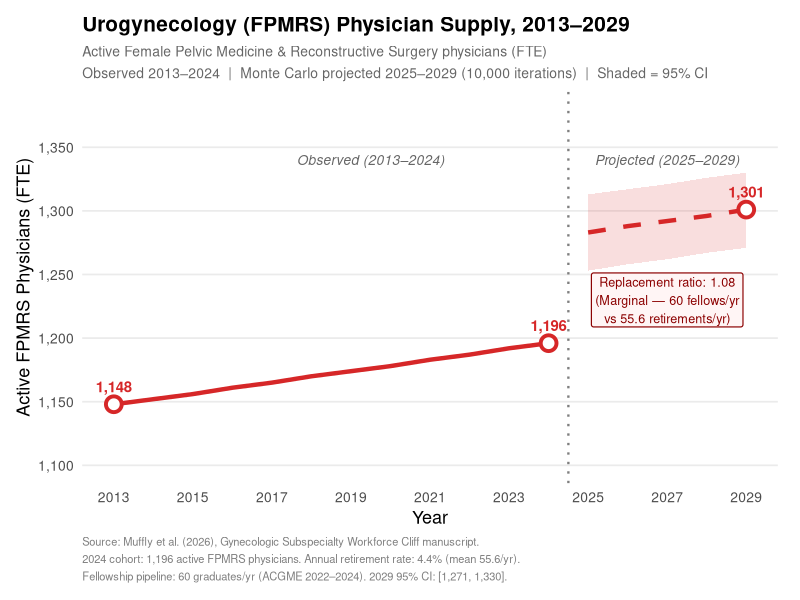

Write the R code that produced this figure.
library(ggplot2)
library(dplyr)
library(scales)

# ── Real data from Muffly et al. 2026 (Surgical Workforce Cliff manuscript) ──
# FPMRS: 2024 active = 1,196; 2025 baseline = 1,283; 2029 projected = 1,301
#         annual retirement rate 4.4% (55.6/yr); 60 fellows/yr; ratio = 1.08
#         95% CI at 2029: [1,271, 1,330]; SD = 15.2

# Historical: reconstruct 2013–2024 from 2024 anchor + net +4.4/yr
hist_df <- tibble(
  year   = 2013:2024,
  supply = round(1196 - (2024 - (2013:2024)) * 4.4),
  lower  = NA_real_,
  upper  = NA_real_,
  phase  = "Observed"
)

# Projected: 2025–2029 linear interpolation with CI
proj_df <- tibble(
  year   = 2025:2029,
  supply = round(1283 + (1301 - 1283) * (0:4) / 4),
  lower  = round(seq(1283 - 15.2 * 1.96, 1271, length.out = 5)),
  upper  = round(seq(1283 + 15.2 * 1.96, 1330, length.out = 5)),
  phase  = "Projected"
)

df <- bind_rows(hist_df, proj_df)

# Key annotation values
pt_2013  <- filter(df, year == 2013)$supply
pt_2024  <- filter(df, year == 2024)$supply
pt_2029  <- filter(df, year == 2029)$supply
ci_lo    <- filter(df, year == 2029)$lower
ci_hi    <- filter(df, year == 2029)$upper

p <- ggplot(df, aes(x = year, y = supply)) +

  # Projected CI ribbon
  geom_ribbon(data = filter(df, phase == "Projected"),
              aes(ymin = lower, ymax = upper),
              fill = "#D62728", alpha = 0.15) +

  # Observed solid line
  geom_line(data = filter(df, phase == "Observed"),
            color = "#D62728", linewidth = 1.5) +

  # Projected dashed line
  geom_line(data = filter(df, phase == "Projected"),
            color = "#D62728", linewidth = 1.5, linetype = "dashed") +

  # Anchor points
  geom_point(data = filter(df, year %in% c(2013, 2024, 2029)),
             color = "#D62728", size = 4, shape = 21,
             fill = "white", stroke = 2) +

  # Labels on anchor points
  geom_text(data = filter(df, year %in% c(2013, 2024, 2029)),
            aes(label = comma(supply)),
            vjust = -1.1, size = 3.8, color = "#D62728", fontface = "bold") +

  # Divider and phase labels
  geom_vline(xintercept = 2024.5, linetype = "dotted",
             color = "grey50", linewidth = 0.8) +
  annotate("text", x = 2019.5, y = 1340, label = "Observed (2013–2024)",
           size = 3.5, color = "grey40", fontface = "italic") +
  annotate("text", x = 2027,   y = 1340, label = "Projected (2025–2029)",
           size = 3.5, color = "grey40", fontface = "italic") +

  # Replacement ratio callout
  annotate("label", x = 2027, y = 1230,
           label = "Replacement ratio: 1.08\n(Marginal — 60 fellows/yr\nvs 55.6 retirements/yr)",
           size = 3.2, color = "#8b0000", fill = "#fff5f5",
           label.size = 0.4, hjust = 0.5) +

  scale_x_continuous(breaks = c(2013, 2015, 2017, 2019, 2021, 2023, 2025, 2027, 2029)) +
  scale_y_continuous(labels = comma, limits = c(1100, 1380),
                     breaks = seq(1100, 1380, 50)) +

  labs(
    title    = "Urogynecology (FPMRS) Physician Supply, 2013–2029",
    subtitle = paste0(
      "Active Female Pelvic Medicine & Reconstructive Surgery physicians (FTE)\n",
      "Observed 2013–2024  |  Monte Carlo projected 2025–2029 (10,000 iterations)  |  Shaded = 95% CI"
    ),
    x       = "Year",
    y       = "Active FPMRS Physicians (FTE)",
    caption = paste0(
      "Source: Muffly et al. (2026), Gynecologic Subspecialty Workforce Cliff manuscript.\n",
      "2024 cohort: 1,196 active FPMRS physicians. Annual retirement rate: 4.4% (mean 55.6/yr).\n",
      "Fellowship pipeline: 60 graduates/yr (ACGME 2022–2024). 2029 95% CI: [",
      comma(ci_lo), ", ", comma(ci_hi), "]."
    )
  ) +

  theme_minimal(base_size = 13) +
  theme(
    plot.title    = element_text(face = "bold", size = 15, hjust = 0),
    plot.subtitle = element_text(size = 10, color = "grey40", hjust = 0, lineheight = 1.3),
    plot.caption  = element_text(size = 8,  color = "grey50", hjust = 0, lineheight = 1.3),
    panel.grid.minor  = element_blank(),
    panel.grid.major.x = element_blank(),
    axis.text.x   = element_text(size = 10),
    axis.text.y   = element_text(size = 10),
    plot.margin   = margin(12, 16, 12, 12)
  )

out_path <- here::here("artifacts", "fig_fpmrs_supply_line.png")
ggsave(out_path, p, width = 10, height = 6, dpi = 180, bg = "white")
message("Saved: ", out_path)
